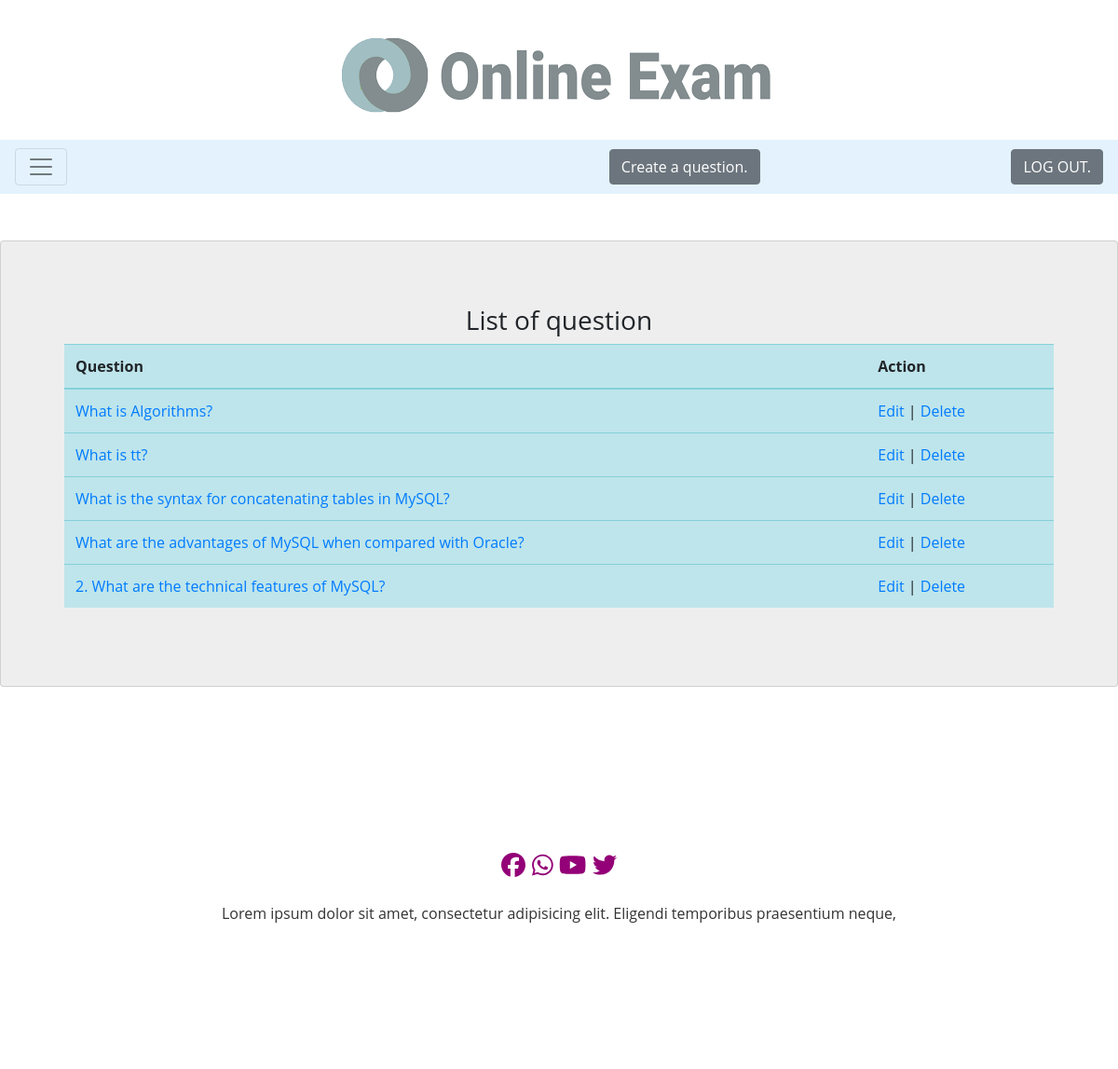
The page /classProject/php/public/Products/index.php (signed in) on the database its author committed.
### tables this page shows
CREATE TABLE `questions` (
  `q_id` int(11) NOT NULL,
  `question` varchar(255) NOT NULL,
  `ans_id` int(11) NOT NULL
);

### classProject/php/public/Products/index.php (the view, shortened to what this page needs)
<?php
$conn = new PDO("mysql:host=localhost;dbname=online_exam", 'root', '');
$conn->setAttribute(PDO::ATTR_ERRMODE, PDO::ERRMODE_EXCEPTION);
$query = "SELECT * FROM `questions`";
$stmt = $conn->prepare($query);
$result=$stmt->execute();
$question = $stmt->fetchAll();
?>
<?php
include_once ('../../views/elements/head.php');
?>
<!doctype html>
<html lang="en">
<?php
include_once ('../../views/elements/head.php');
?>
<body>
<header>
    <div class="container">
        <div class="header-top">
            <a href="index.html" class="site-logo">
                <img src="ll.png" alt="Image" class="img-fluid mx-auto d-block">
            </a>
        </div>
        <nav class="navbar navbar-expand-lg navbar-light">
        </nav>
    </div>
</header>
<div class="pos-f-t">
    <nav class="navbar navbar-light" style="background-color: #e3f2fd;">
        <button class="navbar-toggler" type="button" data-toggle="collapse" data-target="#navbarToggleExternalContent" aria-controls="navbarToggleExternalContent" aria-expanded="false" aria-label="Toggle navigation">
            <span class="navbar-toggler-icon"></span>
        </button>
        <div class="alert" role="alert">
        </div>
        <a class="btn btn-secondary" href="create.php" role="button">Create a question.</a>
        <a class="btn btn-secondary" href="logout.php" role="button">LOG OUT.</a>
    </nav>
</div>
<div class="card text-center">
    <div class="card-body">
        <table class="table table-hover table-info">
            <h3>List of question</h3>
            <thead>
            <tr>
                <th scope="col">Question</th>
                <th scope="col">Action</th>
            </tr>
            </thead>
            <tbody>
            <?php
            if (count($question) > 0) :
                foreach ($question as $questions):
                    ?>
                    <tr>
                        <td>
                            <a href="show.php?id=<?= $questions['id']; ?>">
                                <?= $questions['question']; ?>
                            </a>
                        </td>
                        <td><a href="edit.php?id=<?= $questions['id']; ?>">Edit</a>  | <a href="delete.php?id=<?= $questions['id']; ?>" onclick="return confirm('Are you sure to delete ?')">Delete</a></td>
                    </tr>
                <?php
                endforeach;
            else:
                ?>
                <tr>
                    <td colspan="2">No Product is available to delete... <a class="btn btn-secondary" href="create.php" role="button">Click here to add one.</a> </td>
                </tr>
            <?php
            endif;
            ?>
            </tbody>
        </table>
    </div>
</div>
<?php
include_once ('../../views/elements/footer.php');
?>
</body>
</html>

### classProject/php/public/Products/style.css (style rules this page uses)
body { font-family: 'Roboto', sans-serif; }
header { margin-top:30px; }
body { font-family: 'open sans'; overflow-x: hidden; }
img { max-width: 100%; }
.card { margin-top: 50px; background: #eee; padding: 3em; line-height: 1.5em; }

### rows shown on the page
questions: question "What is Algorithms?"
questions: question "What is tt?"
questions: question "What is the syntax for concatenating tables in MySQL?"
questions: question "What are the advantages of MySQL when compared with Oracle?"
questions: question "2. What are the technical features of MySQL?"
